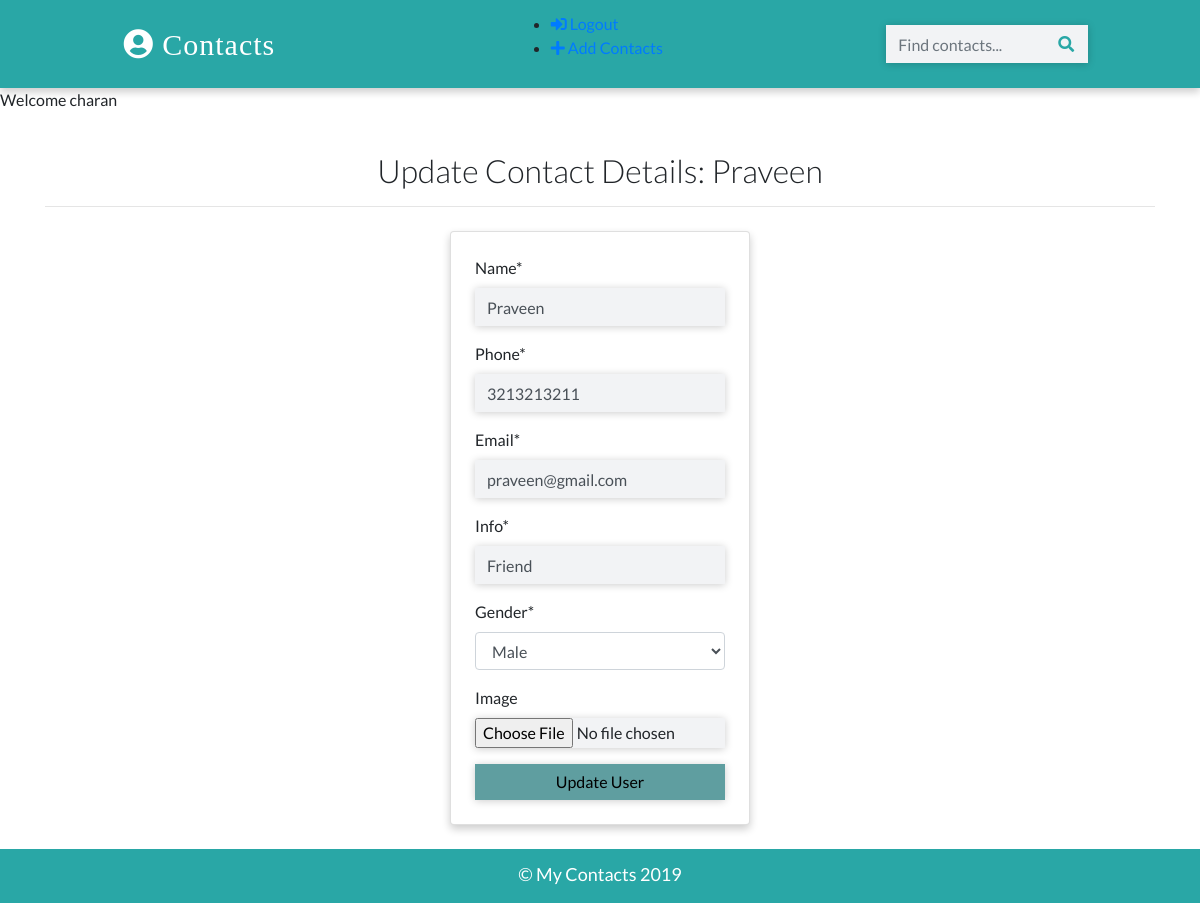
Page /contacts/update/2 (signed in) on the committed database.
### app/models.py (models this page shows)
class Contact(models.Model):
    manager = models.ForeignKey(User, on_delete=models.CASCADE, default=None)
    name = models.CharField(max_length=20)
    email = models.EmailField(max_length=150)
    phone = models.IntegerField()
    info = models.CharField(max_length=50)
    gender = models.CharField(max_length=50, choices=(
        ('male', 'Male'),
        ('female', 'Female')
    ))
    image = models.ImageField(upload_to='images/', blank=True)
    date_added = models.DateField(auto_now_add=True)
    def __str__(self):
        return self.name
    class Meta:
        ordering = ['-id']  # display records in descening order

### app/views.py (the view, shortened to what this page needs)
class ContactUpdateView(LoginRequiredMixin, UpdateView):
    model = Contact
    template_name = 'update.html'
    fields = ['name', 'phone', 'email', 'info', 'gender', 'image']

### templates/update.html (shortened to what this page needs)
{% extends 'base.html' %} {% load crispy_forms_tags %}  {% block content %}
<div class="container">
  <h2 class="heading font-weight-light text-center">
    Update Contact Details: {{contact}}
  </h2>
  <hr />
</div>
<div class="container w-25 card p-4 mt-4">
  <form action="" method="POST" enctype="multipart/form-data">
    {% csrf_token %} {{form|crispy}}
    <input
      type="submit"
      value="Update User"
      class="btn btn-info px-5"
      style="color: black; background-color: cadetblue!important;
    width: 100%;"
    />
  </form>
</div>
{% endblock content %}

### templates/base.html (shortened to what this page needs)
{% load static %}
<!DOCTYPE html>
<html lang="en">
  <head>
    <link
      rel="stylesheet"
      href="https://stackpath.bootstrapcdn.com/bootstrap/4.2.1/css/bootstrap.min.css"
    />
    <link rel="stylesheet" href="{% static './css/main.css' %}" />
    <link
      rel="stylesheet"
      href="https://use.fontawesome.com/releases/v5.6.3/css/all.css"
    />
  </head>
  <body>
    <nav>
      <a class="logo" href="{% url 'home' %}">
        <i class="fas fa-user-circle"></i>&nbsp;Contacts
      </a>
      <ul>
        {% if request.user.is_authenticated %}
        <li>
          <a href="{% url 'logout' %}">
            <i class="fas fa-sign-in-alt"></i>&nbsp;Logout
          </a>
        </li>
        <li>
          <a href="{% url 'create' %}">
            <i class="fas fa-plus"></i>&nbsp;Add Contacts
          </a>
        </li>
        {% endif %}
      </ul>
      <form class="form-inline my-2" action="{% url 'search' %}" method="POST">
        <input
          class="form-control"
          type="text"
          placeholder="Find contacts..."
          name="search_str"
        />
        <button class="btn" type="submit"><i class="fas fa-search"></i></button>
      </form>
    </nav>
    <p>Welcome {{request.user}}</p>
    <br />
    {% include "partials/_message.html" %} {% block content %} {% endblock content %}
    <footer class="mt-4 p-2">
      <p class="text-center p-1 m-0">&copy; My Contacts 2019</p>
    </footer>
  </body>
</html>

### static/css/main.css (style rules this page uses)
:root { --back: #29a7a6; --girl: #e64298; --boy: #2874dd; }
body { font-family: Lato, sans-serif; }
nav { font-weight: light; display: flex; justify-content: space-around; background-color: var(--back); align-items: center; padding-top: 12px; padding-bottom: 12px; box-shadow: 0 4px 8px 0 rgba(0, 0, 0, 0.2); }
.logo { font-size: 30px; letter-spacing: 1px; color: white; padding: 2px 12px; border-radius: 8px; font-family: cursive; }
form { position: relative; }
button { position: absolute; right: 1px; outline: none; cursor: pointer; }
button i { color: var(--back); }
input { border-radius: 0px !important; width: 250px; border: none !important; background-color: #f2f3f5 !important; box-shadow: 0 1px 8px 0 rgba(0, 0, 0, 0.2); }
.card { box-shadow: 0 4px 8px 0 rgba(0, 0, 0, 0.2); transition: 0.3s; min-width: 250px; box-sizing: border-box; }
footer { background-color: var(--back); color: white; font-size: 18px; border-bottom: 3px solid var(--back); }

### rows in the picture
Contact: name "Praveen", phone "3213213211", email "praveen@gmail.com", info "Friend", gender "Male"

### other values in the picture
{{ request.user }} "charan"
